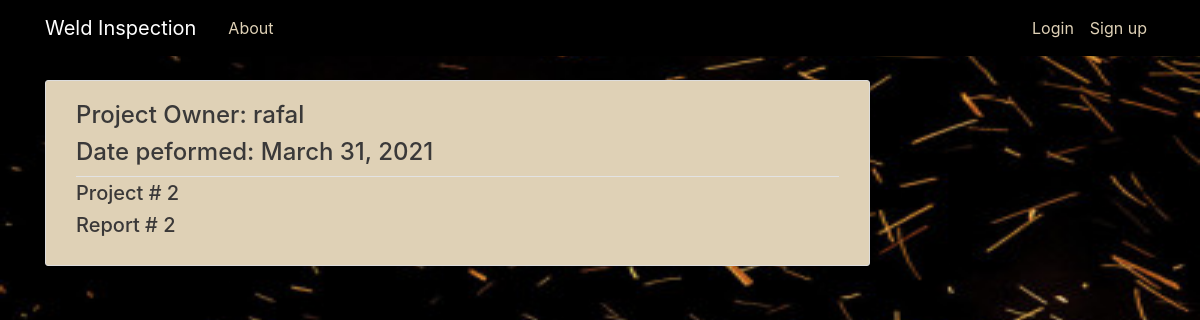
Before: /new/proj/2/ with the older database file.
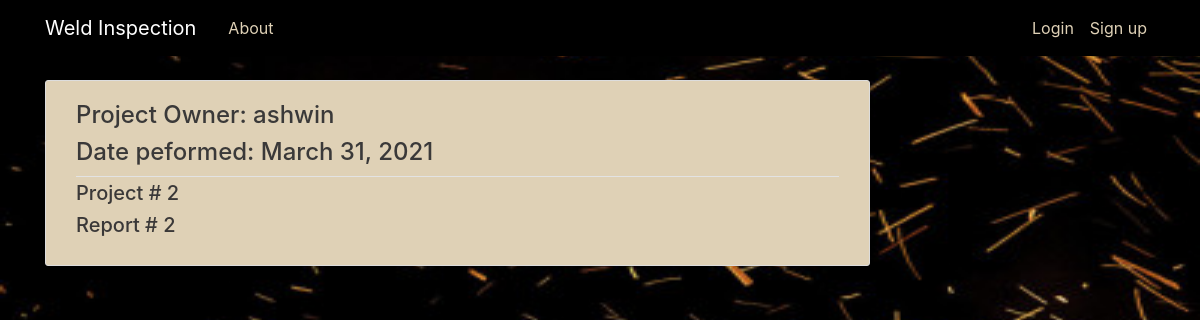
After: the same page with the newer database file.
### inspection/models.py (models this page shows, shortened)
class project(models.Model):
    project_number=models.IntegerField(primary_key=True)
    report_number=models.IntegerField(unique=True)
    data_perform=models.DateTimeField(default=datetime.now())
    project_user_name=models.ForeignKey(User,on_delete=models.CASCADE)

### inspection/views.py (the view)
# urls.py: path('new/proj/<int:pk>/',ProjectDetailView.as_view(),name='project-detail'),
class ProjectDetailView(DetailView):
    model = project
    template_name='inspection/project_detail.html'

### inspection/templates/inspection/project_detail.html
{% extends "inspection/base.html" %}
{% block content %}
  <article class="media content-section">
    <div class="media-body">
      <div class="article-metadata">
        <h4>Project Owner: {{ object.project_user_name }}</h4>
        <h4>Date peformed: {{ object.data_perform|date:"F d, Y" }}</h4>
      </div>
      <h5 class="article-title">Project # {{ object.project_number }}</h5>
      <h5 class="article-title">Report # {{ object.report_number }}</h5>
    </div>
  </article>
{% endblock content %}

Changed rows visible on the page:
changed project id 2: project_user_name "rafal" → "ashwin"
